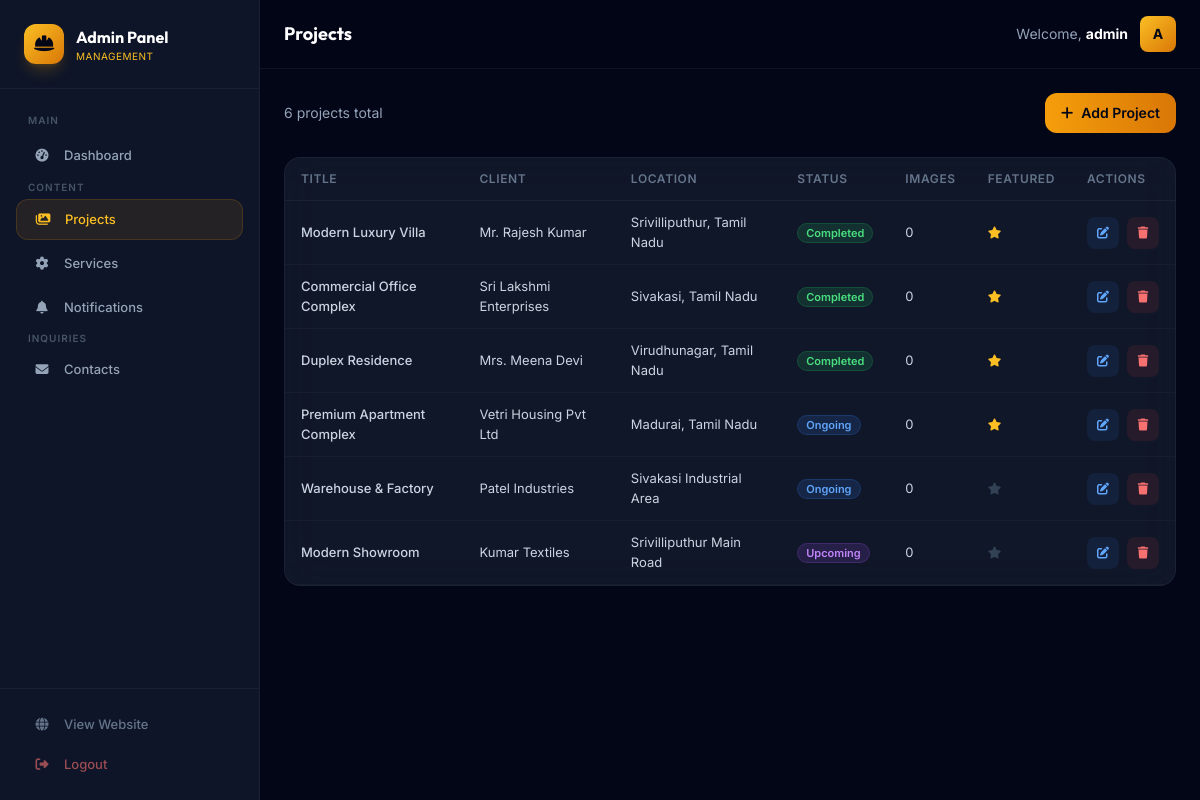
The app's page /admin/projects/index.php (signed in), older data.
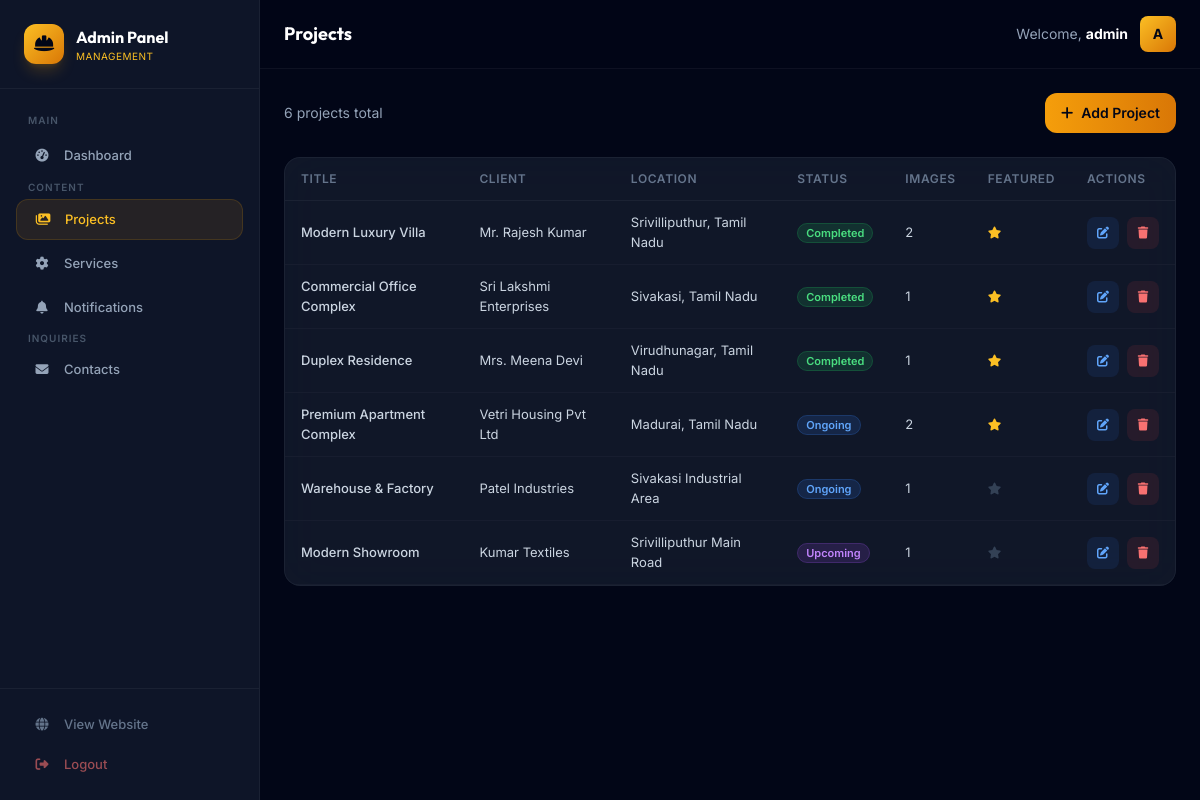
The same page, newer data.
### tables this page shows
CREATE TABLE IF NOT EXISTS projects (
    id INT AUTO_INCREMENT PRIMARY KEY,
    title VARCHAR(255) NOT NULL,
    slug VARCHAR(255) NOT NULL UNIQUE,
    client_name VARCHAR(150) DEFAULT NULL,
    location VARCHAR(255) DEFAULT NULL,
    budget VARCHAR(100) DEFAULT NULL,
    square_feet VARCHAR(100) DEFAULT NULL,
    status ENUM('ongoing','completed','upcoming','on_hold') DEFAULT 'upcoming',
    description TEXT,
    testimonial TEXT,
    rating INT DEFAULT 5,
    video VARCHAR(500) DEFAULT NULL,
    start_date DATE DEFAULT NULL,
    end_date DATE DEFAULT NULL,
    featured TINYINT(1) DEFAULT 0,
    created_at TIMESTAMP DEFAULT CURRENT_TIMESTAMP
);

### includes/auth.php (called while the page is built, shortened)
<?php
function getAdminUsername() {
    return $_SESSION['admin_username'] ?? 'Admin';
}
?>

### includes/db.php (called while the page is built, shortened)
<?php
function sanitize($data) {
    return htmlspecialchars(strip_tags(trim($data)), ENT_QUOTES, 'UTF-8');
}
?>

### admin/projects/index.php (the view, shortened to what this page needs)
<?php
require_once __DIR__ . '/../../includes/db.php';
require_once __DIR__ . '/../../includes/auth.php';
$adminPageTitle = 'Projects';
$projects = $pdo->query("SELECT p.*, (SELECT COUNT(*) FROM project_images WHERE project_id = p.id) as image_count FROM projects p ORDER BY p.created_at DESC")->fetchAll();
include __DIR__ . '/../includes/admin_header.php';
include __DIR__ . '/../includes/admin_sidebar.php';
?>
<div class="flex items-center justify-between mb-6">
    <p class="text-dark-400 text-sm"><?= count($projects) ?> projects total</p>
    <a href="<?= SITE_URL ?>/admin/projects/add.php" class="inline-flex items-center gap-2 bg-gradient-to-r from-primary-500 to-primary-600 text-dark-950 px-4 py-2.5 rounded-xl text-sm font-semibold hover:shadow-lg hover:shadow-primary-500/20 transition-all">
        <i class="fa-solid fa-plus"></i> Add Project
    </a>
</div>
<div class="glass-card overflow-hidden">
    <div class="overflow-x-auto">
        <table class="admin-table">
            <thead>
                <tr><th>Title</th><th>Client</th><th>Location</th><th>Status</th><th>Images</th><th>Featured</th><th>Actions</th></tr>
            </thead>
            <tbody>
                <?php foreach($projects as $p): ?>
                <tr>
                    <td class="font-medium text-white"><?= sanitize($p['title']) ?></td>
                    <td><?= sanitize($p['client_name'] ?? '—') ?></td>
                    <td class="text-dark-400"><?= sanitize($p['location'] ?? '—') ?></td>
                    <td><span class="badge-<?= $p['status'] ?> text-[11px] font-semibold px-2 py-0.5 rounded-full"><?= ucfirst(str_replace('_',' ',$p['status'])) ?></span></td>
                    <td class="text-dark-400"><?= $p['image_count'] ?></td>
                    <td><?= $p['featured'] ? '<i class="fa-solid fa-star text-primary-400 text-xs"></i>' : '<i class="fa-solid fa-star text-dark-700 text-xs"></i>' ?></td>
                    <td>
                        <div class="flex items-center gap-2">
                            <a href="<?= SITE_URL ?>/admin/projects/edit.php?id=<?= $p['id'] ?>" class="w-8 h-8 rounded-lg bg-blue-500/10 flex items-center justify-center text-blue-400 hover:bg-blue-500/20 transition-colors" title="Edit"><i class="fa-solid fa-pen-to-square text-xs"></i></a>
                            <a href="<?= SITE_URL ?>/admin/projects/delete.php?id=<?= $p['id'] ?>" onclick="return confirm('Are you sure you want to delete this project?')" class="w-8 h-8 rounded-lg bg-red-500/10 flex items-center justify-center text-red-400 hover:bg-red-500/20 transition-colors" title="Delete"><i class="fa-solid fa-trash text-xs"></i></a>
                        </div>
                    </td>
                </tr>
                <?php endforeach; ?>
            </tbody>
        </table>
    </div>
</div>
</main></div>
</body></html>

### admin/includes/admin_header.php (shortened to what this page needs)
<!DOCTYPE html>
<html lang="en">
<head>
    <script src="https://cdn.tailwindcss.com"></script>
    <link rel="stylesheet" href="https://cdnjs.cloudflare.com/ajax/libs/font-awesome/6.5.1/css/all.min.css">
    <link rel="stylesheet" href="<?= SITE_URL ?>/assets/css/style.css">
</head>
<body class="bg-dark-950 text-white font-body antialiased">

### admin/includes/admin_sidebar.php (shortened to what this page needs)
<?php
$adminPage = basename($_SERVER['PHP_SELF'], '.php');
$adminDir = basename(dirname($_SERVER['PHP_SELF']));
?>
<aside id="admin-sidebar" class="admin-sidebar fixed top-0 left-0 h-full bg-dark-900/95 backdrop-blur-xl border-r border-white/5 flex flex-col z-50">
    <div class="p-6 border-b border-white/5">
        <a href="<?= SITE_URL ?>/admin/dashboard.php" class="flex items-center gap-3">
            <div class="w-10 h-10 bg-gradient-to-br from-primary-400 to-primary-600 rounded-xl flex items-center justify-center shadow-lg shadow-primary-500/20">
                <i class="fa-solid fa-helmet-safety text-dark-950 text-lg"></i>
            </div>
            <div>
                <span class="text-base font-heading font-bold text-white">Admin Panel</span>
                <span class="block text-[10px] text-primary-400 tracking-wider">MANAGEMENT</span>
            </div>
        </a>
    </div>
    <nav class="flex-1 p-4 space-y-1 overflow-y-auto">
        <p class="text-dark-600 text-[10px] font-semibold uppercase tracking-widest px-3 mb-2 mt-2">Main</p>
        <a href="<?= SITE_URL ?>/admin/dashboard.php" class="admin-nav-link <?= $adminPage == 'dashboard' ? 'active' : '' ?>">
            <i class="fa-solid fa-gauge-high w-5 text-center"></i> Dashboard
        </a>
        <p class="text-dark-600 text-[10px] font-semibold uppercase tracking-widest px-3 mb-2 mt-6">Content</p>
        <a href="<?= SITE_URL ?>/admin/projects/" class="admin-nav-link <?= $adminDir == 'projects' ? 'active' : '' ?>">
            <i class="fa-solid fa-images w-5 text-center"></i> Projects
        </a>
        <a href="<?= SITE_URL ?>/admin/services/" class="admin-nav-link <?= $adminDir == 'services' ? 'active' : '' ?>">
            <i class="fa-solid fa-gear w-5 text-center"></i> Services
        </a>
        <a href="<?= SITE_URL ?>/admin/notifications/" class="admin-nav-link <?= $adminDir == 'notifications' ? 'active' : '' ?>">
            <i class="fa-solid fa-bell w-5 text-center"></i> Notifications
        </a>
        <p class="text-dark-600 text-[10px] font-semibold uppercase tracking-widest px-3 mb-2 mt-6">Inquiries</p>
        <a href="<?= SITE_URL ?>/admin/contacts/" class="admin-nav-link <?= $adminDir == 'contacts' ? 'active' : '' ?>">
            <i class="fa-solid fa-envelope w-5 text-center"></i> Contacts
        </a>
    </nav>
    <div class="p-4 border-t border-white/5">
        <a href="<?= SITE_URL ?>" target="_blank" class="admin-nav-link text-dark-500 hover:text-primary-400">
            <i class="fa-solid fa-globe w-5 text-center"></i> View Website
        </a>
        <a href="<?= SITE_URL ?>/admin/logout.php" class="admin-nav-link text-red-400/60 hover:text-red-400 hover:bg-red-500/5">
            <i class="fa-solid fa-right-from-bracket w-5 text-center"></i> Logout
        </a>
    </div>
</aside>
<div class="admin-content min-h-screen">
    <header class="sticky top-0 z-30 bg-dark-950/80 backdrop-blur-xl border-b border-white/5 px-6 py-4 flex items-center justify-between">
        <div class="flex items-center gap-4">
            <h1 class="font-heading font-bold text-white text-lg"><?= $adminPageTitle ?? 'Dashboard' ?></h1>
        </div>
        <div class="flex items-center gap-3">
            <span class="text-dark-400 text-sm hidden sm:block">Welcome, <strong class="text-white"><?= getAdminUsername() ?></strong></span>
            <div class="w-9 h-9 rounded-lg bg-gradient-to-br from-primary-400 to-primary-600 flex items-center justify-center text-dark-950 font-bold text-sm">
                <?= strtoupper(substr(getAdminUsername(), 0, 1)) ?>
            </div>
        </div>
    </header>
    <main class="p-6">

### assets/css/style.css (style rules this page uses)
*, *::before, *::after { box-sizing: border-box; }
.hidden { display: none !important; }
.flex { display: flex; }
.inline-flex { display: inline-flex; }
.block { display: block; }
.items-center { align-items: center; }
.justify-center { justify-content: center; }
.justify-between { justify-content: space-between; }
.flex-col { flex-direction: column; }
.flex-1 { flex: 1 1 0%; }
.gap-2 { gap: 0.5rem; }
.gap-3 { gap: 0.75rem; }
.gap-4 { gap: 1rem; }
.fixed { position: fixed; }
.sticky { position: sticky; }
.top-0 { top: 0; }
.left-0 { left: 0; }
.z-50 { z-index: 50; }
.h-full { height: 100%; }
.w-5 { width: 1.25rem; }
.w-8 { width: 2rem; }
.w-10 { width: 2.5rem; }
.h-8 { height: 2rem; }
.h-10 { height: 2.5rem; }
.min-h-screen { min-height: 100vh; }
.overflow-hidden { overflow: hidden; }
.text-center { text-align: center; }
.text-white { color: #fff; }
.text-xs { font-size: 0.75rem; line-height: 1rem; }
.text-sm { font-size: 0.875rem; line-height: 1.25rem; }
.text-base { font-size: 1rem; line-height: 1.5rem; }
.text-lg { font-size: 1.125rem; line-height: 1.75rem; }
.font-medium { font-weight: 500; }
.font-semibold { font-weight: 600; }
.font-bold { font-weight: 700; }
.font-heading { font-family: 'Outfit', sans-serif; }
.font-body { font-family: 'Inter', sans-serif; }
.tracking-wider { letter-spacing: 0.05em; }
.tracking-widest { letter-spacing: 0.1em; }
.uppercase { text-transform: uppercase; }
.antialiased { -webkit-font-smoothing: antialiased; -moz-osx-font-smoothing: grayscale; }
.rounded-full { border-radius: 9999px; }
.rounded-xl { border-radius: 0.75rem; }
.rounded-lg { border-radius: 0.5rem; }
.p-4 { padding: 1rem; }
.p-6 { padding: 1.5rem; }
.px-3 { padding-left: 0.75rem; padding-right: 0.75rem; }
.px-4 { padding-left: 1rem; padding-right: 1rem; }
.px-6 { padding-left: 1.5rem; padding-right: 1.5rem; }
.py-2\.5 { padding-top: 0.625rem; padding-bottom: 0.625rem; }
.py-4 { padding-top: 1rem; padding-bottom: 1rem; }
.mb-2 { margin-bottom: 0.5rem; }
.mb-6 { margin-bottom: 1.5rem; }
.mt-2 { margin-top: 0.5rem; }
.mt-6 { margin-top: 1.5rem; }
.border-t { border-top-width: 1px; border-top-style: solid; }
.transition-all { transition: all 0.3s ease; }
.transition-colors { transition: color 0.3s ease, background-color 0.3s ease, border-color 0.3s ease; }
.text-dark-400 { color: #94a3b8; }
.text-dark-500 { color: #64748b; }
.text-dark-600 { color: #475569; }
.text-primary-400 { color: #fbbf24; }
.text-dark-950 { color: #020617; }
.text-\[10px\] { font-size: 10px; }
.bg-dark-950 { background-color: #020617; }
.border-white\/5 { border-color: rgba(255, 255, 255, 0.05); }
.shadow-lg { box-shadow: 0 10px 15px -3px rgba(0,0,0,0.1), 0 4px 6px -4px rgba(0,0,0,0.1); }
.bg-gradient-to-r { background-image: linear-gradient(to right, var(--tw-gradient-stops)); }
.bg-gradient-to-br { background-image: linear-gradient(to bottom right, var(--tw-gradient-stops)); }
.from-primary-400 { --tw-gradient-from: #fbbf24; --tw-gradient-stops: #fbbf24, var(--tw-gradient-to, rgba(251, 191, 36, 0)); }
.from-primary-500 { --tw-gradient-from: #f59e0b; --tw-gradient-stops: #f59e0b, var(--tw-gradient-to, rgba(245, 158, 11, 0)); }
.to-primary-600 { --tw-gradient-to: #d97706; }
@media (min-width: 640px) { .sm\:block { display: block !important; } }
.glass-card { background: rgba(30, 41, 59, 0.5); backdrop-filter: blur(20px); -webkit-backdrop-filter: blur(20px); border: 1px solid rgba(255, 255, 255, 0.05); border-radius: 1rem; transition: all 0.4s cubic-bezier(0.4, 0, 0.2, 1); }
.badge-completed { background: rgba(34, 197, 94, 0.15); color: #4ade80; border: 1px solid rgba(34, 197, 94, 0.2); }
.badge-ongoing { background: rgba(59, 130, 246, 0.15); color: #60a5fa; border: 1px solid rgba(59, 130, 246, 0.2); }
.badge-upcoming { background: rgba(168, 85, 247, 0.15); color: #c084fc; border: 1px solid rgba(168, 85, 247, 0.2); }
body, body * { transition: background-color 0.4s ease, color 0.3s ease, border-color 0.3s ease, box-shadow 0.3s ease; }

Row changes from the older to the newer data that the page shows:
changed projects "Modern Luxury Villa": image_count "0" → "2"
changed projects "Commercial Office Complex": image_count "0" → "1"
changed projects "Duplex Residence": image_count "0" → "1"
changed projects "Premium Apartment Complex": image_count "0" → "2"
changed projects "Warehouse & Factory": image_count "0" → "1"
changed projects "Modern Showroom": image_count "0" → "1"
